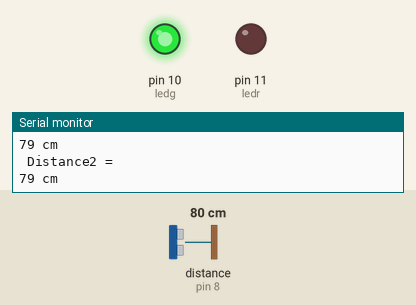
Recording of a sketch running on a simulated Arduino Uno, built with avr-gcc and run on an emulated ATmega328P. Shown: output pins drawn as LEDs (lit = HIGH), the last lines printed to the serial monitor. Wiring (inferred from the names in the program): ultrasonic range finder: trigger pin 9; echo pin 8. The inputs (shaded band) are chosen by the test bench; at power-on: distance to the obstacle (sensor on pin 8) 80 cm. The echo pulse lasts 58.3 µs per cm; pins used as bus, display or sensor lines are not drawn.

Above: at 1.3 s.
1.4 s: distance to the obstacle (sensor on pin 8) set to 7 cm
2.9 s: distance to the obstacle (sensor on pin 8) set to 4 cm
At 4.2 s:
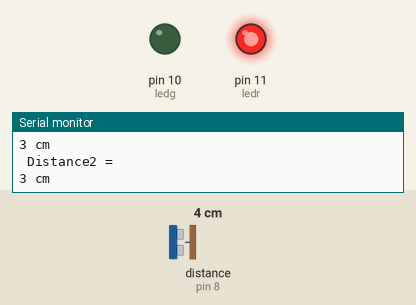
4.5 s: distance to the obstacle (sensor on pin 8) set to 9 cm
At 5.5 s:
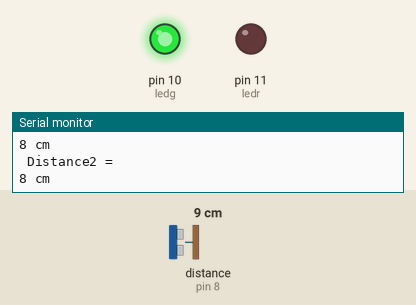
6.0 s: distance to the obstacle (sensor on pin 8) set to 2 cm
At 6.8 s:
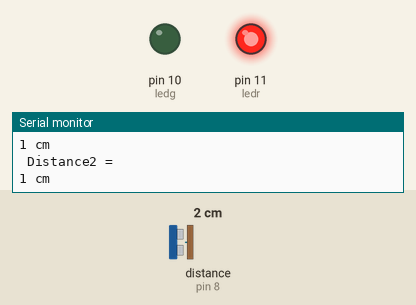
Timing chart, 0 to 8.5 s (numbered marks = the images above; inputs shaded):
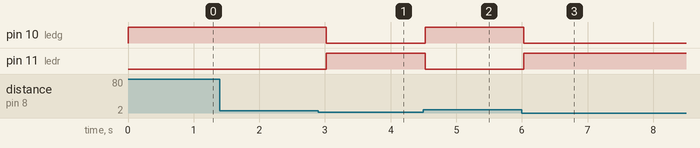

The sketch:

sketch_usonic2.ino
```cpp
#define trigPin1 13
#define echoPin1 12
#define trigPin2 9
#define echoPin2 8
#define ledr 11
#define ledg 10

void setup() {
  Serial.begin (9600);
  pinMode(trigPin1, OUTPUT);
  pinMode(echoPin1, INPUT);
  pinMode(trigPin2, OUTPUT);
  pinMode(echoPin2, INPUT);
  pinMode(ledg, OUTPUT);
  pinMode(ledr, OUTPUT);
}

void loop() {
  long duration1, distance1, duration2, distance2;
//  digitalWrite(trigPin1, LOW);  // Added this line
  digitalWrite(trigPin2, LOW);  // Added this line
//  delayMicroseconds(2); // Added this line
  delayMicroseconds(2); // Added this line
 // digitalWrite(trigPin1, HIGH);
  digitalWrite(trigPin2, HIGH);
 // delayMicroseconds(10); // Added this line
   delayMicroseconds(10); // Added this line
  //digitalWrite(trigPin1, LOW);
    digitalWrite(trigPin2, LOW);
 // duration1 = pulseIn(echoPin1, HIGH);
    duration2 = pulseIn(echoPin2, HIGH);
 // distance1 = (duration1/2) / 29.1;
    distance2 = (duration2/2) / 29.1;
  if (distance2 > 4) {//  if (distance1 < distance2) {  // This is where the LED On/Off happens
    digitalWrite(ledg,HIGH); // When the Red condition is met, the Green LED should turn off
  digitalWrite(ledr,LOW);
}
  else {
    digitalWrite(ledg,LOW);
    digitalWrite(ledr,HIGH);
  }
  if (distance2 >= 200 || distance2 <= 0){
    Serial.println("Out of range");
  }
  else {
    Serial.println(" Distance2 = ");
    Serial.print(distance2);
    Serial.println(" cm");
  }
  delay(500);
}
```

Measured:
- the behaviour switches between 6 and 5 cm on distance to the obstacle (sensor on pin 8) (found by bisection; images 0 and 1)
- after the input at 2.9 s, pin 10 (ledg): HIGH → LOW after 0.12 s; pin 11 (ledr): LOW → HIGH after 0.12 s
- after the input at 4.5 s, pin 10 (ledg): LOW → HIGH at once; pin 11 (ledr): HIGH → LOW at once
- after the input at 6.0 s, pin 10 (ledg): HIGH → LOW at once; pin 11 (ledr): LOW → HIGH at once
